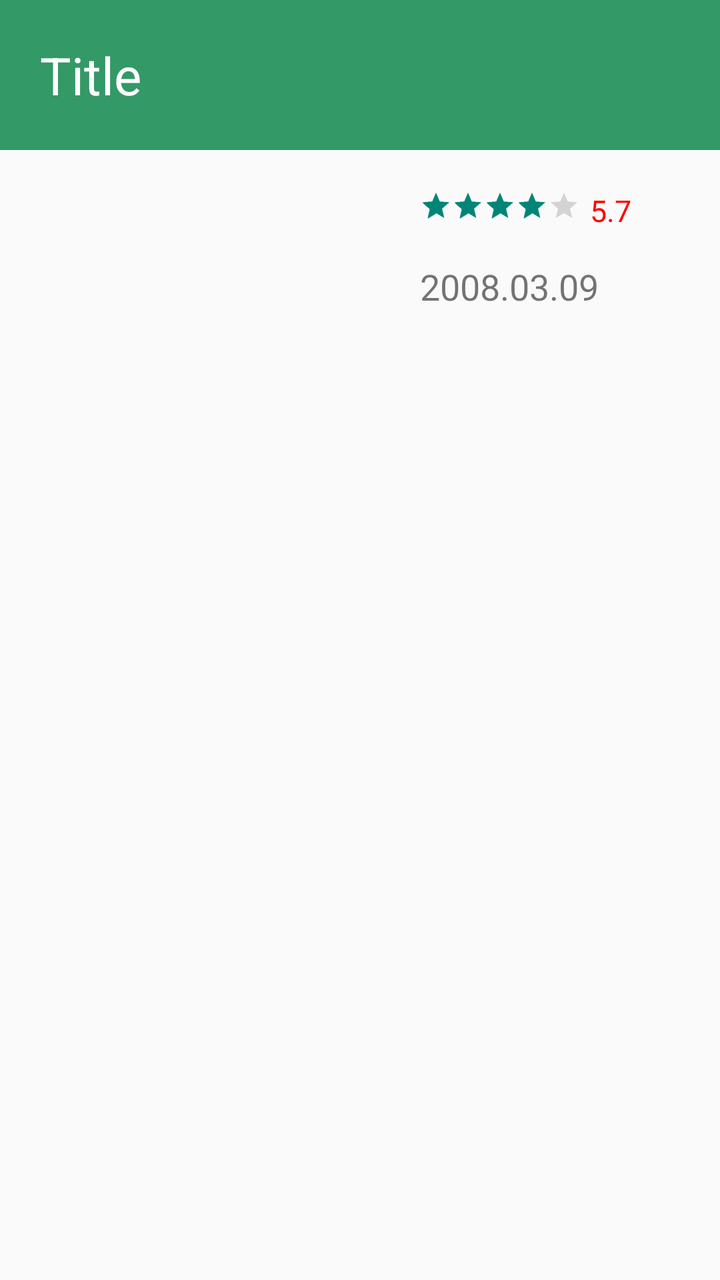
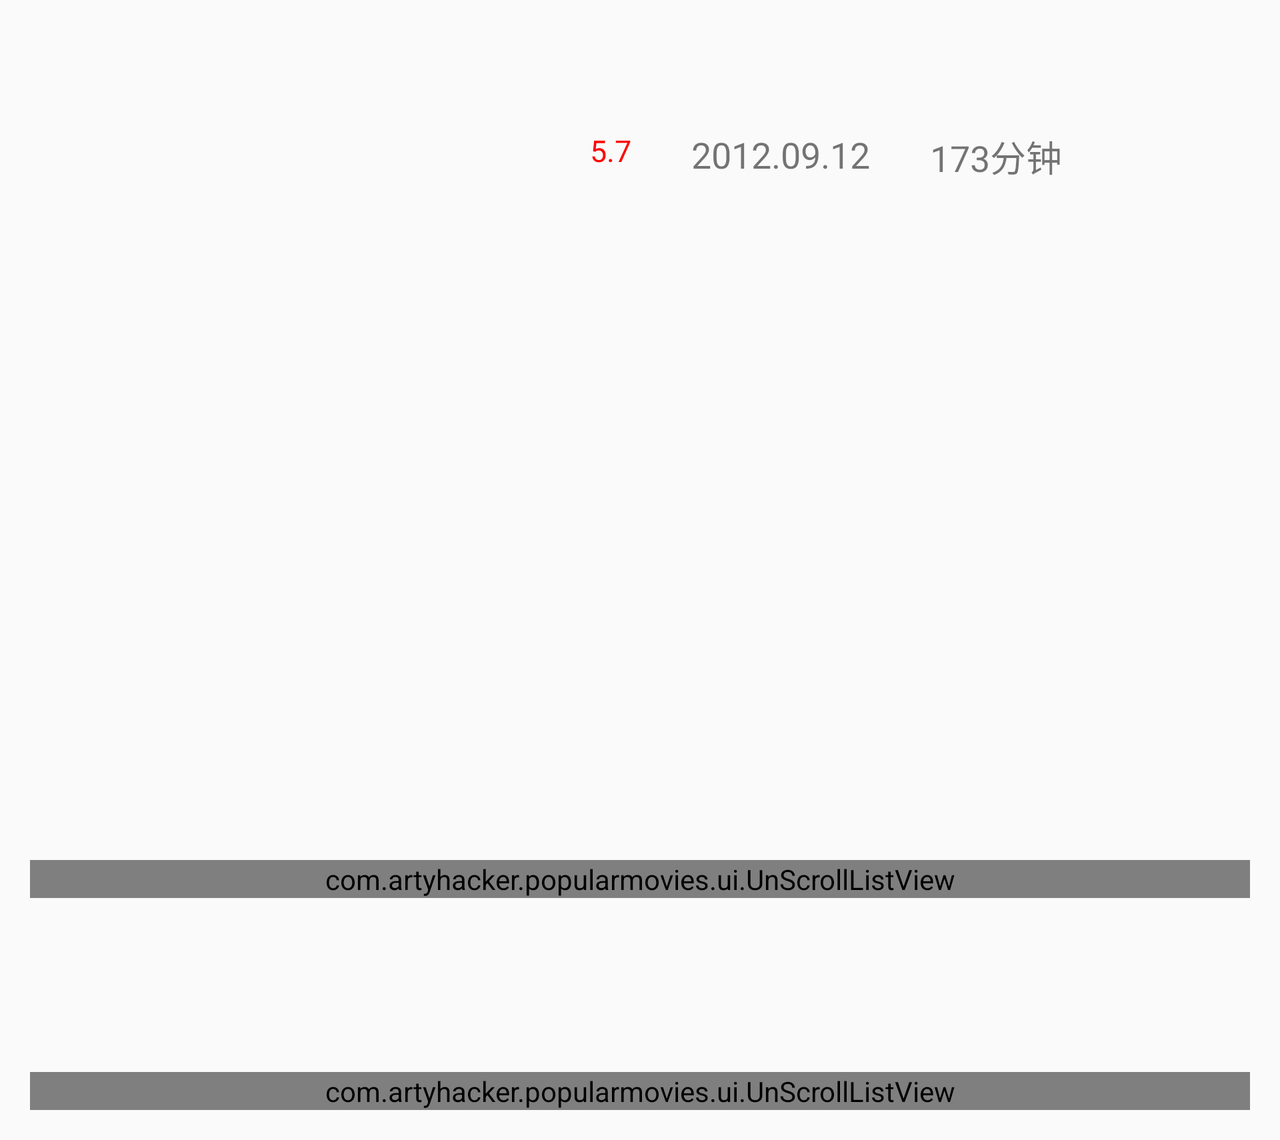

An Android layout and its configuration variant, each rendered on a device that would load it. The default file and the variant file are quoted in full after the pictures.
<!-- AndroidManifest.xml: application theme AppTheme -->
<!-- res/layout/fragment_movie_details.xml -->
<?xml version="1.0" encoding="utf-8"?>
<ScrollView xmlns:android="http://schemas.android.com/apk/res/android"
    xmlns:tools="http://schemas.android.com/tools"
    android:layout_width="match_parent"
    android:layout_height="match_parent">

    <LinearLayout
        android:layout_width="match_parent"
        android:layout_height="wrap_content"
        android:orientation="vertical"
        >


        <TextView
            android:id="@+id/movie_title_tv"
            android:layout_width="match_parent"
            android:layout_height="wrap_content"
            android:background="@color/movie_details_title"
            android:padding="@dimen/details_title_padding_port"
            android:textColor="@color/movie_details_text"
            android:textSize="@dimen/details_title_textsize"
            tools:text="Title"/>


        <RelativeLayout
            android:layout_width="match_parent"
            android:layout_height="wrap_content">

            <ImageView
                android:id="@+id/movie_image_iv"
                tools:text="movie_image"
                android:layout_width="@dimen/movie_details_image_width"
                android:layout_height="@dimen/movie_details_image_height"
                android:layout_margin="@dimen/details_image_margin"
                android:scaleType="fitXY"
                android:contentDescription="@string/movie_image_description"
                />

            <RatingBar
                android:id="@+id/movie_score_rb"
                android:layout_width="wrap_content"
                android:layout_height="wrap_content"
                android:layout_toRightOf="@id/movie_image_iv"
                android:layout_marginTop="20dp"
                android:numStars="5"
                android:rating="4"
                style="@style/Base.Widget.AppCompat.RatingBar.Small"/>
            <TextView
                android:id="@+id/movie_score_tv"
                android:layout_width="wrap_content"
                android:layout_height="wrap_content"
                android:layout_toRightOf="@id/movie_score_rb"
                android:layout_marginTop="20dp"
                android:layout_marginLeft="5dp"
                android:text="5.7"
                android:textColor="#ff0000"
                android:textSize="15sp"/>

            <TextView
                android:id="@+id/movie_date_tv"
                android:layout_width="wrap_content"
                android:layout_height="wrap_content"
                android:layout_marginTop="@dimen/details_date_margin_top"
                android:layout_toRightOf="@id/movie_image_iv"
                android:layout_below="@id/movie_score_rb"
                android:textSize="@dimen/details_date_textsize"
                tools:text="2008.03.09"/>
        </RelativeLayout>

        <TextView
            android:id="@+id/movie_content_tv"
            android:layout_width="match_parent"
            android:layout_height="wrap_content"
            android:layout_margin="@dimen/details_content_margin"
            android:textSize="@dimen/details_content_textsize" />
    </LinearLayout>

</ScrollView>
<!-- resources referenced by this layout -->
<resources>
  <color name="movie_details_text">#ffffff</color>
  <color name="movie_details_title">#339966</color>
  <dimen name="details_content_margin">15dp</dimen>
  <dimen name="details_content_textsize">18sp</dimen>
  <dimen name="details_date_margin_top">20dp</dimen>
  <dimen name="details_date_textsize">18sp</dimen>
  <dimen name="details_image_margin">15dp</dimen>
  <dimen name="details_title_padding_port">20dp</dimen>
  <dimen name="details_title_textsize">26sp</dimen>
  <dimen name="movie_details_image_height">250dp</dimen>
  <dimen name="movie_details_image_width">180dp</dimen>
  <string name="movie_image_description">movie_image</string>
  <style name="AppTheme" parent="Theme.AppCompat.Light.DarkActionBar">
          
          <item name="colorPrimary">@color/movie_blue</item>
          <item name="colorPrimaryDark">@color/movie_dark_blue</item>
          
      </style>
</resources>
<!-- res/layout-land/fragment_movie_details.xml (the repository's variant of the layout above) -->
<!-- drawn on the phone turned sideways -->
<?xml version="1.0" encoding="utf-8"?>
<ScrollView xmlns:android="http://schemas.android.com/apk/res/android"
    xmlns:tools="http://schemas.android.com/tools"
    android:layout_width="match_parent"
    android:layout_height="match_parent"
    android:background="@drawable/touch_selector">

    <LinearLayout
        android:layout_width="match_parent"
        android:layout_height="wrap_content"
        android:orientation="vertical">


        <TextView
            android:id="@+id/movie_title_tv"
            android:layout_width="match_parent"
            android:layout_height="wrap_content"
            android:background="@color/movie_dark_blue"
            android:padding="@dimen/details_title_padding_land"
            android:gravity="center_horizontal"
            android:textColor="@color/movie_details_text"
            android:textSize="@dimen/details_title_textsize"
            tools:text="Title"
            android:visibility="invisible"/>


        <RelativeLayout
            android:layout_width="match_parent"
            android:layout_height="match_parent">

            <ImageView
                android:id="@+id/movie_image_iv"
                android:layout_width="@dimen/movie_details_image_width"
                android:layout_height="@dimen/movie_details_image_height"
                android:layout_marginTop="@dimen/details_image_margin_land"
                android:layout_marginLeft="@dimen/details_image_margin_land"
                android:layout_marginRight="@dimen/details_image_margin_land"
                android:scaleType="fitXY"
                android:contentDescription="@string/movie_image_description"/>
            <Button
                android:layout_width="180dp"
                android:layout_height="wrap_content"
                android:layout_below="@id/movie_image_iv"
                android:layout_marginLeft="@dimen/details_image_margin_land"
                android:layout_marginTop="10dp"
                android:layout_marginBottom="10dp"
                android:id="@+id/movie_collect_btn"
                android:background="@drawable/bg_collect_btn"
                tools:text="Cancel Collect"
                android:visibility="invisible"
                />

            <RatingBar
                android:id="@+id/movie_score_rb"
                android:layout_width="wrap_content"
                android:layout_height="wrap_content"
                android:layout_toRightOf="@id/movie_image_iv"
                android:layout_marginTop="20dp"
                android:layout_marginLeft="10dp"
                android:numStars="5"
                android:visibility="invisible"
                style="@style/Base.Widget.AppCompat.RatingBar.Small"/>
            <TextView
                android:id="@+id/movie_score_tv"
                android:layout_width="wrap_content"
                android:layout_height="wrap_content"
                android:layout_marginTop="@dimen/details_score_margintop_land"
                android:layout_marginLeft="@dimen/details_score_marginleft_land"
                android:layout_toRightOf="@id/movie_score_rb"
                android:textColor="#ff0000"
                tools:text="5.7"
                android:textSize="15sp" />

            <TextView
                android:id="@+id/movie_date_tv"
                android:layout_width="wrap_content"
                android:layout_height="wrap_content"
                android:layout_toRightOf="@id/movie_score_tv"
                android:layout_marginTop="@dimen/details_date_margintop_land"
                android:layout_marginLeft="@dimen/details_date_marginleft_land"
                android:textSize="@dimen/details_date_textsize"
                tools:text="2012.09.12"/>

            <TextView
                android:id="@+id/movie_runtime_tv"
                android:layout_width="wrap_content"
                android:layout_height="wrap_content"
                android:layout_marginTop="@dimen/details_date_margin_top"
                android:layout_marginLeft="@dimen/details_date_marginleft_land"
                android:layout_toRightOf="@id/movie_date_tv"
                android:textSize="@dimen/details_date_textsize"
                tools:text="173分钟"/>


            <TextView
                android:id="@+id/movie_content_tv"
                android:layout_width="match_parent"
                android:layout_height="wrap_content"
                android:layout_margin="@dimen/details_content_margin_land"
                android:layout_below="@id/movie_date_tv"
                android:layout_toRightOf="@id/movie_image_iv"
                android:textSize="@dimen/details_content_textsize" />
        </RelativeLayout>

        <TextView
            android:layout_width="match_parent"
            android:layout_height="wrap_content"
            android:layout_marginTop="@dimen/details_content_margin"
            android:layout_marginLeft="@dimen/details_content_margin"
            android:layout_marginRight="@dimen/details_content_margin"
            android:textSize="20sp"
            android:text="Videos:"
            android:id="@+id/videos_des_tv"
            android:visibility="invisible"
            />
        <com.artyhacker.popularmovies.ui.UnScrollListView
            android:id="@+id/movie_trailers_lv"
            android:layout_width="match_parent"
            android:layout_height="wrap_content"
            android:layout_margin="@dimen/details_content_margin"
            ></com.artyhacker.popularmovies.ui.UnScrollListView>

        <TextView
            android:layout_width="match_parent"
            android:layout_height="wrap_content"
            android:layout_margin="@dimen/details_content_margin"
            android:textSize="20sp"
            android:text="Reviews:"
            android:id="@+id/reviews_des_tv"
            android:visibility="invisible"
            />

        <com.artyhacker.popularmovies.ui.UnScrollListView
            android:id="@+id/movie_reviews_lv"
            android:layout_width="match_parent"
            android:layout_height="wrap_content"
            android:layout_margin="@dimen/details_content_margin"
            ></com.artyhacker.popularmovies.ui.UnScrollListView>

    </LinearLayout>

</ScrollView>
<!-- resources referenced by the variant -->
<!-- as the phone turned sideways resolves them -->
<resources>
  <color name="movie_details_text">#ffffff</color>
  <dimen name="details_content_margin">15dp</dimen>
  <dimen name="details_content_margin_land">10dp</dimen>
  <dimen name="details_content_textsize">18sp</dimen>
  <dimen name="details_date_margin_top">20dp</dimen>
  <dimen name="details_date_marginleft_land">30dp</dimen>
  <dimen name="details_date_margintop_land">20dp</dimen>
  <dimen name="details_date_textsize">18sp</dimen>
  <dimen name="details_image_margin_land">10dp</dimen>
  <dimen name="details_score_marginleft_land">5dp</dimen>
  <dimen name="details_score_margintop_land">20dp</dimen>
  <dimen name="details_title_padding_land">5dp</dimen>
  <dimen name="details_title_textsize">26sp</dimen>
  <dimen name="movie_details_image_height">250dp</dimen>
  <dimen name="movie_details_image_width">180dp</dimen>
  <!-- drawable bg_collect_btn (drawable) -->
  <?xml version="1.0" encoding="utf-8"?>
  <shape xmlns:android="http://schemas.android.com/apk/res/android"
      android:shape="rectangle">
      <solid android:color="#33ff0000"/>
      <stroke
          android:width="3dp"
          android:color="#ffffff"/>
      <corners android:radius="5dip"/>
      <padding
          android:top="10dp"
          android:bottom="10dp"
          android:left="10dp"
          android:right="10dp"/>
  </shape>
  <!-- drawable touch_selector (drawable) -->
  <?xml version="1.0" encoding="utf-8"?>
  <selector xmlns:android="http://schemas.android.com/apk/res/android">
      <item android:state_pressed="true"
          android:drawable="@color/movie_light_blue" />
  
      <item android:state_activated="true"
          android:drawable="@color/movie_light_blue" />
  
      
      <item android:drawable="@android:color/transparent" />
  </selector>
  <string name="movie_image_description">movie_image</string>
  <style name="AppTheme" parent="Theme.AppCompat.Light.DarkActionBar">
          
          <item name="colorPrimary">@color/movie_blue</item>
          <item name="colorPrimaryDark">@color/movie_dark_blue</item>
          
      </style>
</resources>
